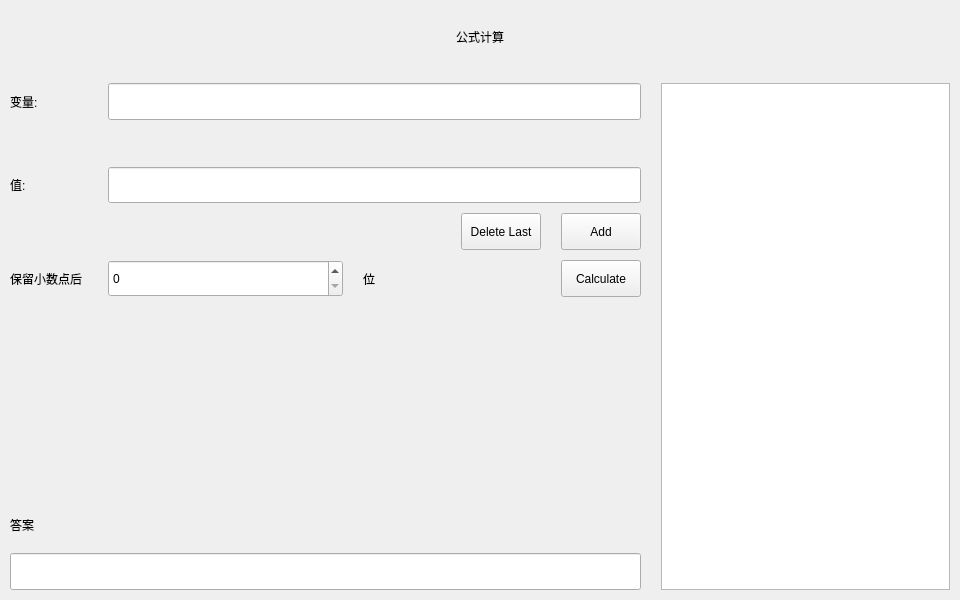
<?xml version="1.0" encoding="UTF-8"?>
<ui version="4.0">
 <class>Calculation</class>
 <widget class="QWidget" name="Calculation">
  <property name="geometry">
   <rect>
    <x>0</x>
    <y>0</y>
    <width>960</width>
    <height>600</height>
   </rect>
  </property>
  <property name="sizePolicy">
   <sizepolicy hsizetype="Expanding" vsizetype="Expanding">
    <horstretch>0</horstretch>
    <verstretch>0</verstretch>
   </sizepolicy>
  </property>
  <property name="windowTitle">
   <string>calculation</string>
  </property>
  <layout class="QFormLayout" name="formLayout">
   <property name="horizontalSpacing">
    <number>10</number>
   </property>
   <property name="verticalSpacing">
    <number>10</number>
   </property>
   <property name="leftMargin">
    <number>10</number>
   </property>
   <property name="topMargin">
    <number>0</number>
   </property>
   <property name="rightMargin">
    <number>10</number>
   </property>
   <property name="bottomMargin">
    <number>10</number>
   </property>
   <item row="0" column="0" colspan="2">
    <layout class="QGridLayout" name="gridLayout" rowstretch="2,1,1,1,1,1,5,1,1" columnstretch="1,3,1,1,1,5">
     <property name="horizontalSpacing">
      <number>20</number>
     </property>
     <property name="verticalSpacing">
      <number>10</number>
     </property>
     <item row="7" column="1" colspan="4">
      <spacer name="horizontalSpacer_3">
       <property name="orientation">
        <enum>Qt::Horizontal</enum>
       </property>
       <property name="sizeHint" stdset="0">
        <size>
         <width>40</width>
         <height>20</height>
        </size>
       </property>
      </spacer>
     </item>
     <item row="6" column="0" colspan="5">
      <widget class="QLabel" name="imgLabel">
       <property name="sizePolicy">
        <sizepolicy hsizetype="Expanding" vsizetype="Expanding">
         <horstretch>0</horstretch>
         <verstretch>0</verstretch>
        </sizepolicy>
       </property>
       <property name="minimumSize">
        <size>
         <width>631</width>
         <height>190</height>
        </size>
       </property>
       <property name="text">
        <string/>
       </property>
       <property name="alignment">
        <set>Qt::AlignCenter</set>
       </property>
      </widget>
     </item>
     <item row="4" column="0" colspan="3">
      <spacer name="horizontalSpacer">
       <property name="orientation">
        <enum>Qt::Horizontal</enum>
       </property>
       <property name="sizeHint" stdset="0">
        <size>
         <width>40</width>
         <height>20</height>
        </size>
       </property>
      </spacer>
     </item>
     <item row="5" column="4">
      <widget class="QPushButton" name="computionButton">
       <property name="sizePolicy">
        <sizepolicy hsizetype="Expanding" vsizetype="Expanding">
         <horstretch>0</horstretch>
         <verstretch>0</verstretch>
        </sizepolicy>
       </property>
       <property name="text">
        <string>Calculate</string>
       </property>
      </widget>
     </item>
     <item row="5" column="2">
      <widget class="QLabel" name="bitLabel">
       <property name="sizePolicy">
        <sizepolicy hsizetype="Expanding" vsizetype="Expanding">
         <horstretch>0</horstretch>
         <verstretch>0</verstretch>
        </sizepolicy>
       </property>
       <property name="text">
        <string>位</string>
       </property>
      </widget>
     </item>
     <item row="4" column="4">
      <widget class="QPushButton" name="addButton">
       <property name="sizePolicy">
        <sizepolicy hsizetype="Expanding" vsizetype="Expanding">
         <horstretch>0</horstretch>
         <verstretch>0</verstretch>
        </sizepolicy>
       </property>
       <property name="text">
        <string>Add</string>
       </property>
      </widget>
     </item>
     <item row="3" column="0">
      <widget class="QLabel" name="valLabel">
       <property name="sizePolicy">
        <sizepolicy hsizetype="Expanding" vsizetype="Expanding">
         <horstretch>0</horstretch>
         <verstretch>0</verstretch>
        </sizepolicy>
       </property>
       <property name="text">
        <string>值:</string>
       </property>
      </widget>
     </item>
     <item row="5" column="0">
      <widget class="QLabel" name="precisionLabel">
       <property name="sizePolicy">
        <sizepolicy hsizetype="Expanding" vsizetype="Expanding">
         <horstretch>0</horstretch>
         <verstretch>0</verstretch>
        </sizepolicy>
       </property>
       <property name="text">
        <string>保留小数点后</string>
       </property>
      </widget>
     </item>
     <item row="1" column="5" rowspan="8">
      <widget class="QTableWidget" name="varValSheetTable"/>
     </item>
     <item row="4" column="3">
      <widget class="QPushButton" name="deleteLastButton">
       <property name="sizePolicy">
        <sizepolicy hsizetype="Expanding" vsizetype="Expanding">
         <horstretch>0</horstretch>
         <verstretch>0</verstretch>
        </sizepolicy>
       </property>
       <property name="text">
        <string>Delete Last</string>
       </property>
      </widget>
     </item>
     <item row="3" column="1" colspan="4">
      <widget class="QLineEdit" name="valLineEdit">
       <property name="sizePolicy">
        <sizepolicy hsizetype="Expanding" vsizetype="Expanding">
         <horstretch>0</horstretch>
         <verstretch>0</verstretch>
        </sizepolicy>
       </property>
      </widget>
     </item>
     <item row="2" column="0" colspan="5">
      <spacer name="verticalSpacer">
       <property name="orientation">
        <enum>Qt::Vertical</enum>
       </property>
       <property name="sizeHint" stdset="0">
        <size>
         <width>20</width>
         <height>40</height>
        </size>
       </property>
      </spacer>
     </item>
     <item row="1" column="1" colspan="4">
      <widget class="QLineEdit" name="varLineEdit">
       <property name="sizePolicy">
        <sizepolicy hsizetype="Expanding" vsizetype="Expanding">
         <horstretch>0</horstretch>
         <verstretch>0</verstretch>
        </sizepolicy>
       </property>
      </widget>
     </item>
     <item row="5" column="1">
      <widget class="QSpinBox" name="precisionSpinBox">
       <property name="sizePolicy">
        <sizepolicy hsizetype="Expanding" vsizetype="Expanding">
         <horstretch>0</horstretch>
         <verstretch>0</verstretch>
        </sizepolicy>
       </property>
      </widget>
     </item>
     <item row="1" column="0">
      <widget class="QLabel" name="varLabel">
       <property name="sizePolicy">
        <sizepolicy hsizetype="Expanding" vsizetype="Expanding">
         <horstretch>0</horstretch>
         <verstretch>0</verstretch>
        </sizepolicy>
       </property>
       <property name="text">
        <string>变量:</string>
       </property>
      </widget>
     </item>
     <item row="8" column="0" colspan="5">
      <widget class="QLineEdit" name="answerLineEdit">
       <property name="sizePolicy">
        <sizepolicy hsizetype="Expanding" vsizetype="Expanding">
         <horstretch>0</horstretch>
         <verstretch>0</verstretch>
        </sizepolicy>
       </property>
      </widget>
     </item>
     <item row="0" column="0" colspan="6">
      <widget class="QLabel" name="titleLabel">
       <property name="sizePolicy">
        <sizepolicy hsizetype="Expanding" vsizetype="Expanding">
         <horstretch>0</horstretch>
         <verstretch>0</verstretch>
        </sizepolicy>
       </property>
       <property name="text">
        <string>公式计算</string>
       </property>
       <property name="alignment">
        <set>Qt::AlignCenter</set>
       </property>
      </widget>
     </item>
     <item row="5" column="3">
      <spacer name="horizontalSpacer_2">
       <property name="orientation">
        <enum>Qt::Horizontal</enum>
       </property>
       <property name="sizeHint" stdset="0">
        <size>
         <width>40</width>
         <height>20</height>
        </size>
       </property>
      </spacer>
     </item>
     <item row="7" column="0">
      <widget class="QLabel" name="answerLabel">
       <property name="sizePolicy">
        <sizepolicy hsizetype="Expanding" vsizetype="Expanding">
         <horstretch>0</horstretch>
         <verstretch>0</verstretch>
        </sizepolicy>
       </property>
       <property name="text">
        <string>答案</string>
       </property>
      </widget>
     </item>
    </layout>
   </item>
  </layout>
 </widget>
 <layoutdefault spacing="6" margin="11"/>
 <resources/>
 <connections/>
</ui>
